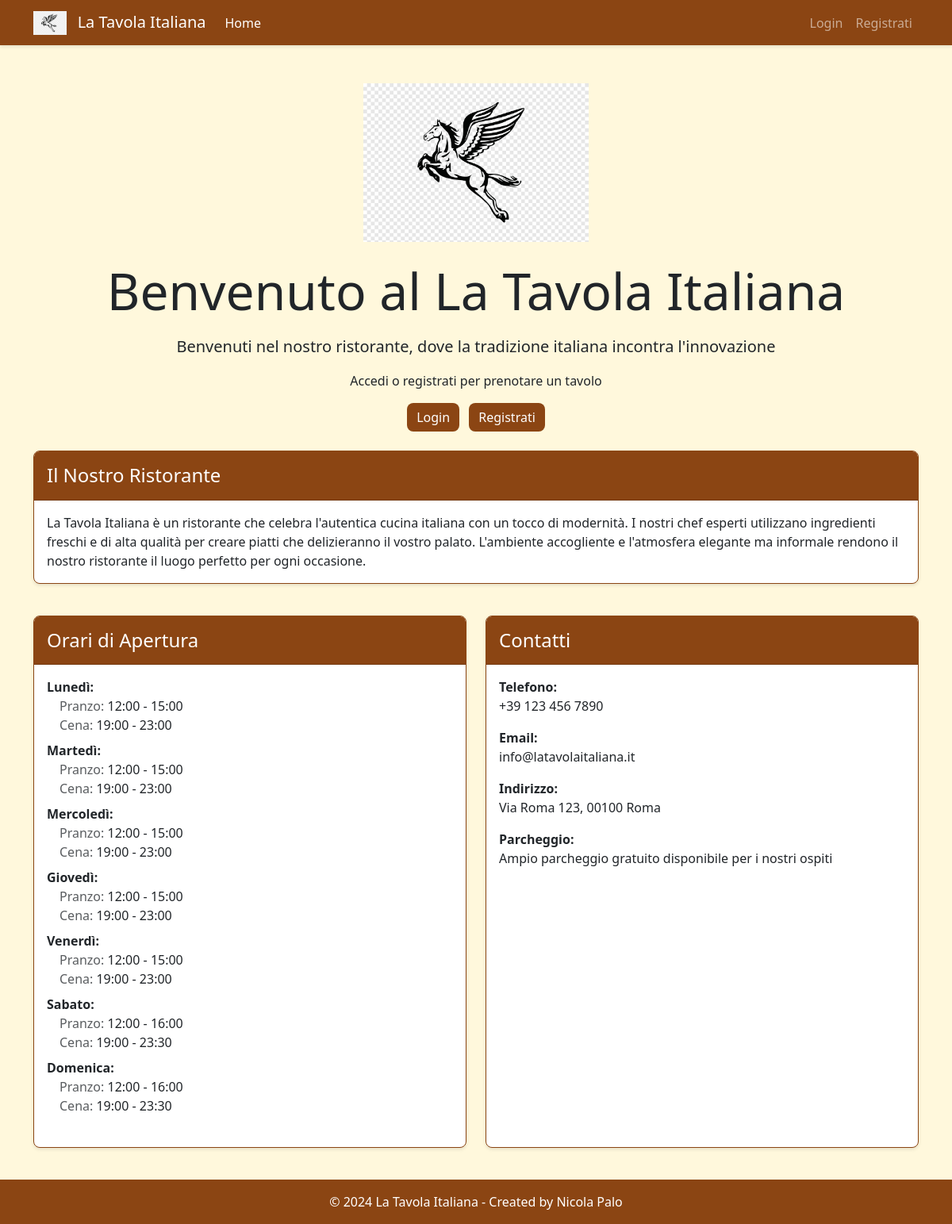
The page / on the database its author committed.
### models.py (models this page shows, shortened)
class RestaurantInfo(db.Model):
    __tablename__ = 'restaurant_info'
    id = db.Column(db.Integer, primary_key=True)
    name = db.Column(db.String(100), nullable=False)
    show_restaurant_name = db.Column(db.Boolean, nullable=False, default=True) # Aggiungere qui
    welcome_text = db.Column(db.Text, nullable=False)
    description = db.Column(db.Text, nullable=False)
    phone = db.Column(db.String(20), nullable=False)
    email = db.Column(db.String(120), nullable=False)
    address = db.Column(db.String(200), nullable=False)
    parking_info = db.Column(db.Text, nullable=True)
    primary_color = db.Column(db.String(7), nullable=False, default='#8B4513')
    secondary_color = db.Column(db.String(7), nullable=False, default='#DEB887')
    background_color = db.Column(db.String(7), nullable=False, default='#FFF8DC')
    font_family = db.Column(db.String(50), nullable=False, default='system-ui')
    base_font_size = db.Column(db.String(10), nullable=False, default='16px')
    heading_font_size = db.Column(db.String(10), nullable=False, default='24px')
    font_weight = db.Column(db.String(10), nullable=False, default='400')
    border_radius = db.Column(db.String(10), nullable=False, default='8px')
    box_shadow = db.Column(db.String(100), nullable=False, default='0 2px 4px rgba(0,0,0,0.1)')
    logo_url = db.Column(db.String(200), nullable=True)
    navbar_title = db.Column(db.String(100), nullable=False, default='Ristorante')
    created_at = db.Column(db.DateTime, default=datetime.utcnow)
    modified_at = db.Column(db.DateTime, default=datetime.utcnow, onupdate=datetime.utcnow)

class RestaurantHours(db.Model):
    __tablename__ = 'restaurant_hours'
    id = db.Column(db.Integer, primary_key=True)
    day_of_week = db.Column(db.Integer, nullable=False)
    lunch_opening_time = db.Column(db.Time, nullable=False)
    lunch_closing_time = db.Column(db.Time, nullable=False)
    dinner_opening_time = db.Column(db.Time, nullable=False)
    dinner_closing_time = db.Column(db.Time, nullable=False)
    is_lunch_closed = db.Column(db.Boolean, default=False)
    is_dinner_closed = db.Column(db.Boolean, default=False)
    created_at = db.Column(db.DateTime, default=datetime.utcnow)
    modified_at = db.Column(db.DateTime, default=datetime.utcnow, onupdate=datetime.utcnow)

### app.py (the view)
@app.route('/')
def index():
    info = get_restaurant_info()
    return render_template('index.html', info=info)

### app.py (called while the page is built, shortened)
def get_restaurant_hours(day):
    hours = RestaurantHours.query.filter_by(day_of_week=day).first()
    return hours

@app.context_processor
def utility_processor():
    return dict(
        get_restaurant_hours=get_restaurant_hours,
        get_restaurant_info=get_restaurant_info
    )

def get_restaurant_info():
    with app.app_context():
        info = RestaurantInfo.query.first()
        if not info:
            info = RestaurantInfo(**RestaurantInfo.get_default_info())
            db.session.add(info)
            db.session.commit()
        return info

### templates/index.html (shortened to what this page needs)
{% extends "base.html" %}
{% block content %}
<div class="text-center py-4">
  <div class="mb-4">
      <img src="{{ info.logo_url if info.logo_url else url_for('static', filename='img/placeholder.png') }}"
           alt="Logo {{ info.name }}"
           class="img-fluid"
           style="max-height: 200px;">
  </div>
  <h1 class="display-3 mb-3">Benvenuto al {{ info.name }}</h1>
  <p class="lead">{{ info.welcome_text }}</p>
  {% if current_user.is_authenticated %}
      <a href="{{ url_for('tables_availability') }}" class="btn btn-wood btn-lg">Prenota un tavolo</a>
  {% else %}
      <div class="mt-3">
          <p>Accedi o registrati per prenotare un tavolo</p>
          <a href="{{ url_for('login') }}" class="btn btn-wood me-2">Login</a>
          <a href="{{ url_for('register') }}" class="btn btn-wood">Registrati</a>
      </div>
  {% endif %}
</div>
<div class="row mb-4">
  <div class="col-12">
      <div class="card">
          <div class="card-header bg-wood text-white">
              <h5 class="card-title mb-0">Il Nostro Ristorante</h5>
          </div>
          <div class="card-body">
              {{ info.description }}
          </div>
      </div>
  </div>
</div>
<div class="row">
  <div class="col-md-6 mb-4">
      <div class="card h-100">
          <div class="card-header bg-wood text-white">
              <h5 class="card-title mb-0">Orari di Apertura</h5>
          </div>
          <div class="card-body">
              {% set days = ['Lunedì', 'Martedì', 'Mercoledì', 'Giovedì', 'Venerdì', 'Sabato', 'Domenica'] %}
              {% for day_idx in range(7) %}
                  {% set hours = get_restaurant_hours(day_idx) %}
                  <div class="mb-2">
                      <strong>{{ days[day_idx] }}:</strong><br>
                      <div class="ms-3">
                          <span class="text-muted">Pranzo:</span>
                          {% if hours.is_lunch_closed %}
                              <span class="text-danger">Chiuso</span>
                          {% else %}
                              {{ hours.lunch_opening_time.strftime('%H:%M') }} - {{ hours.lunch_closing_time.strftime('%H:%M') }}
                          {% endif %}
                          <br>
                          <span class="text-muted">Cena:</span>
                          {% if hours.is_dinner_closed %}
                              <span class="text-danger">Chiuso</span>
                          {% else %}
                              {{ hours.dinner_opening_time.strftime('%H:%M') }} - {{ hours.dinner_closing_time.strftime('%H:%M') }}
                          {% endif %}
                      </div>
                  </div>
              {% endfor %}
          </div>
      </div>
  </div>
  <div class="col-md-6 mb-4">
      <div class="card h-100">
          <div class="card-header bg-wood text-white">
              <h5 class="card-title mb-0">Contatti</h5>
          </div>
          <div class="card-body">
              <ul class="list-unstyled">
                  <li class="mb-3"><strong>Telefono:</strong><br>{{ info.phone }}</li>
                  <li class="mb-3"><strong>Email:</strong><br>{{ info.email }}</li>
                  <li class="mb-3"><strong>Indirizzo:</strong><br>{{ info.address }}</li>
                  <li><strong>Parcheggio:</strong><br>{{ info.parking_info }}</li>
              </ul>
          </div>
      </div>
  </div>
</div>
{% endblock %}

### templates/base.html (shortened to what this page needs)
<!DOCTYPE html>
<html lang="it">
<head>
  {% set info = get_restaurant_info() %}
  <link href="https://cdn.jsdelivr.net/npm/bootstrap@5.3.0/dist/css/bootstrap.min.css" rel="stylesheet">
  <link href="https://cdnjs.cloudflare.com/ajax/libs/font-awesome/6.0.0/css/all.min.css" rel="stylesheet">
  <link href="{{ url_for('static', filename='css/style.css') }}" rel="stylesheet">
</head>
<body>
  <nav class="navbar navbar-expand-lg navbar-dark bg-wood mb-4">
      <div class="container">
          <a class="navbar-brand" href="{{ url_for('index') }}">
              {% if info and info.logo_url %}
                  <img src="{{ info.logo_url }}" alt="Logo" height="30" class="d-inline-block align-text-top me-2">
              {% else %}
                  <img src="{{ url_for('static', filename='img/placeholder.png') }}" alt="Logo Default" height="30" class="d-inline-block align-text-top me-2">
              {% endif %}
              {% if info.show_restaurant_name %}
                  {{ info.name }}
              {% endif %}
          </a>
          <div class="collapse navbar-collapse" id="navbarNav">
              <ul class="navbar-nav me-auto">
                  <li class="nav-item">
                      <a class="nav-link {% if request.endpoint == 'index' %}active{% endif %}"
                         href="{{ url_for('index') }}">Home</a>
                  </li>
              </ul>
              <ul class="navbar-nav">
                  {% if current_user.is_authenticated %}
                      <li class="nav-item">
                          <span class="nav-link">{{ current_user.email }}</span>
                      </li>
                      <li class="nav-item">
                          <a class="nav-link" href="{{ url_for('logout') }}">Logout</a>
                      </li>
                  {% else %}
                      <li class="nav-item">
                          <a class="nav-link {% if request.endpoint == 'login' %}active{% endif %}"
                             href="{{ url_for('login') }}">Login</a>
                      </li>
                      <li class="nav-item">
                          <a class="nav-link {% if request.endpoint == 'register' %}active{% endif %}"
                             href="{{ url_for('register') }}">Registrati</a>
                      </li>
                  {% endif %}
              </ul>
          </div>
      </div>
  </nav>
  <main class="container">
      {% block content %}{% endblock %}
  </main>
  <footer class="footer mt-3 py-3">
      <div class="container text-center">
          <span>&copy; 2024 {{ info.name }} - Created by Nicola Palo</span>
      </div>
  </footer>
</body>
</html>

### static/css/style.css (style rules this page uses)
:root { --theme-primary: var(--color-primary, #8B4513); --theme-secondary: var(--color-secondary, #DEB887); --theme-background: var(--color-background, #FFF8DC); --theme-font-family: var(--font-family, system-ui); --theme-font-size: var(--font-size, 16px); --theme-heading-size: var(--heading-size, 24px); --theme-font-weight: var(--font-weight, 400); --theme-border-radius: var(--border-radius, 8px); --theme-shadow: var(--shadow-size, 0 2px 4px rgba(0,0,0,0.1)); --color-white: #fff; --color-black: #000; --color-success: #28a745; --color-info: #17a2b8; --color-warning: #ffc107; --color-danger: #dc3545; --color-border: #dee2e6; --color-text: #212529; --color-text-light: #6c757d; --spacing-xs: 0.25rem; --spacing-sm: 0.5rem; --spacing-md: 1rem; --spacing-lg: 1.5rem; --spacing-xl: 2rem; }
body { background-color: var(--theme-background); color: var(--color-text); font-family: var(--theme-font-family); font-size: var(--theme-font-size); font-weight: var(--theme-font-weight); }
h1, h2, h3, h4, h5, h6 { font-size: var(--theme-heading-size); }
.card { border: 1px solid var(--theme-primary); border-radius: var(--theme-border-radius) !important; box-shadow: var(--theme-shadow) !important; overflow: hidden; margin-bottom: var(--spacing-md); }
.card-header { background-color: var(--theme-primary) !important; color: var(--color-white); padding: var(--spacing-md); border-radius: 0 !important; }
.navbar { border-radius: 0 !important; box-shadow: var(--theme-shadow) !important; background-color: var(--theme-primary) !important; }
.btn { border-radius: var(--theme-border-radius); transition: all 0.3s ease; }
.btn-wood { background-color: var(--theme-primary); color: var(--color-white); border: none; }
.bg-wood { background-color: var(--theme-primary) !important; color: var(--color-white); }
.footer { background-color: var(--theme-primary); color: var(--color-white); padding: var(--spacing-md) 0; margin-top: var(--spacing-xl); width: 100%; }

### rows shown on the page
RestaurantInfo: name "La Tavola Italiana", welcome_text "Benvenuti nel nostro ristorante, dove la tradizione italiana incontra l'innovazione", description "La Tavola Italiana è un ristorante che celebra l'autentica cucina italiana con un tocco di modernità. I nostri chef esperti utilizzano ingredienti freschi e di alta qualità per creare piatti che delizieranno il vostro palato. L'ambiente accogliente e l'atmosfera elegante ma informale rendono il nostro ristorante il luogo perfetto per ogni occasione.", phone "+39 123 456 7890", email "info@latavolaitaliana.it", address "Via Roma 123, 00100 Roma", parking_info "Ampio parcheggio gratuito disponibile per i nostri ospiti"
RestaurantHours: lunch_opening_time "12:00", lunch_closing_time "15:00", dinner_opening_time "19:00", dinner_closing_time "23:00"
RestaurantHours: lunch_opening_time "12:00", lunch_closing_time "15:00", dinner_opening_time "19:00", dinner_closing_time "23:00"
RestaurantHours: lunch_opening_time "12:00", lunch_closing_time "15:00", dinner_opening_time "19:00", dinner_closing_time "23:00"
RestaurantHours: lunch_opening_time "12:00", lunch_closing_time "15:00", dinner_opening_time "19:00", dinner_closing_time "23:00"
RestaurantHours: lunch_opening_time "12:00", lunch_closing_time "15:00", dinner_opening_time "19:00", dinner_closing_time "23:00"
RestaurantHours: lunch_opening_time "12:00", lunch_closing_time "16:00", dinner_opening_time "19:00", dinner_closing_time "23:30"
RestaurantHours: lunch_opening_time "12:00", lunch_closing_time "16:00", dinner_opening_time "19:00", dinner_closing_time "23:30"

### other values the page prints
{{ days[day_idx] }} "Lunedì" "Martedì" "Mercoledì" "Giovedì" "Venerdì" "Sabato" "Domenica"
